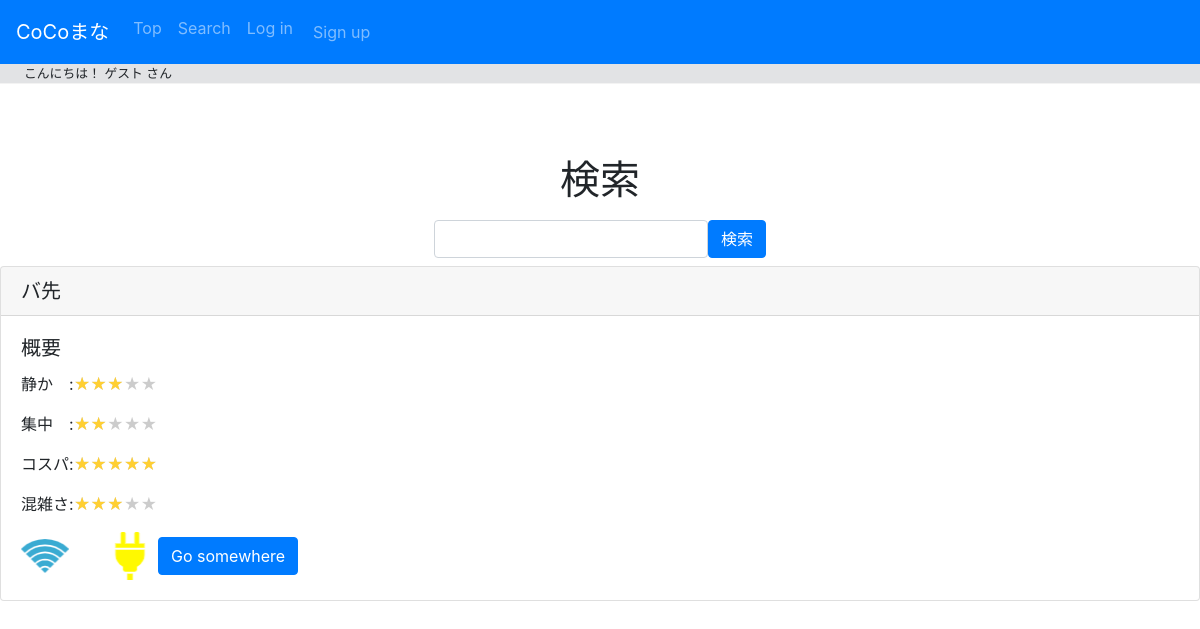
The app's page /search/, older data.
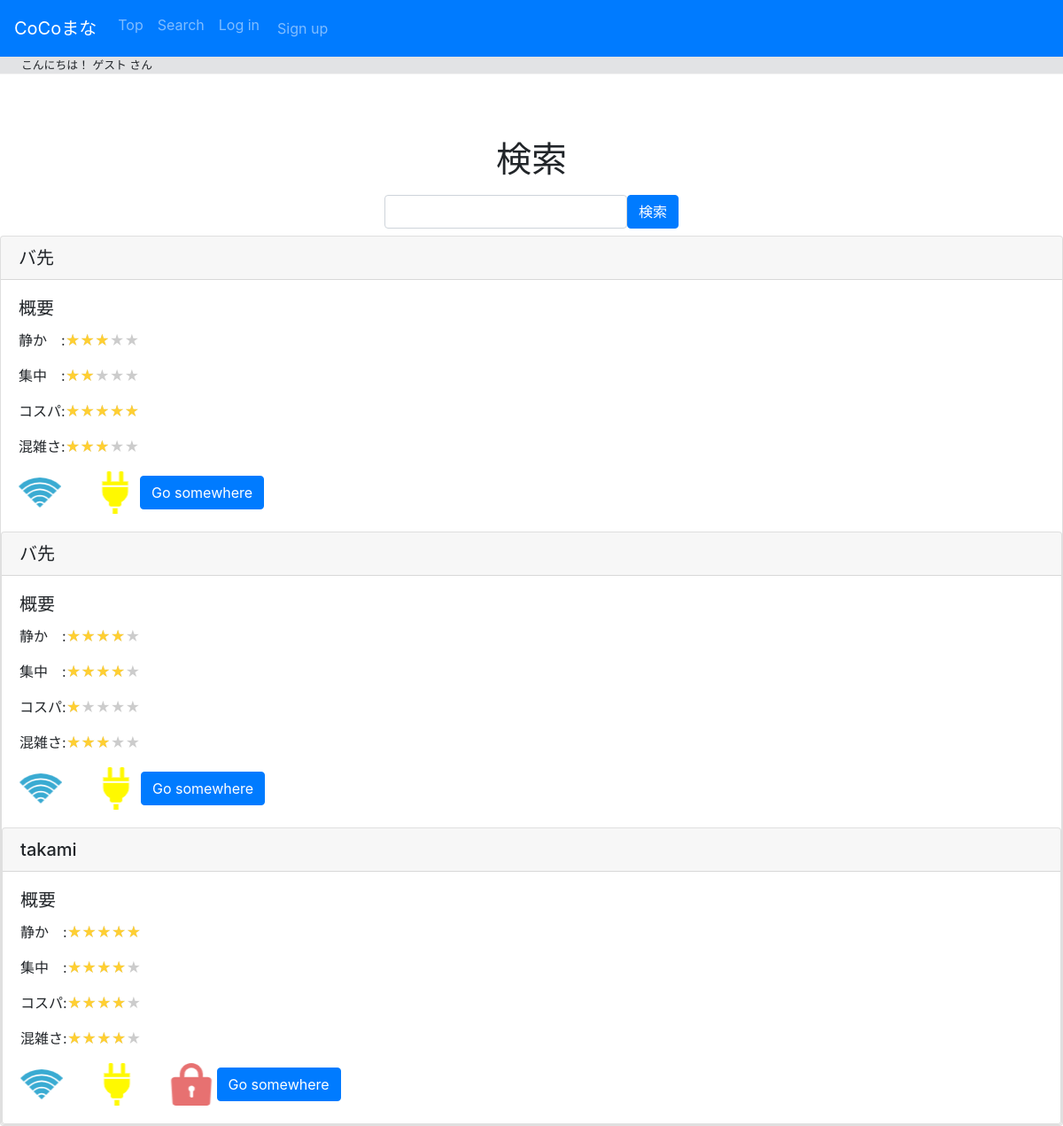
The same page, newer data.
### users/models.py (models this page shows)
class Places(models.Model): #ok
    place_id = models.IntegerField(primary_key=True)
    place_name = models.TextField(max_length=50)
    open_time = models.TimeField(null=True, blank=True)
    close_time = models.TimeField(null=True, blank=True)
    prefecture = models.TextField(max_length=5) #都道府県
    municipal = models.TextField(max_length=50) #市区町村
    place_address = models.TextField(max_length=50) #残り
    wifi = models.BooleanField()
    charge = models.BooleanField()
    personal_space = models.BooleanField()
    place_cost = models.PositiveIntegerField(null=True, blank=True)
    place_category = models.IntegerField(validators=[MinValueValidator(1), MaxValueValidator(5)]) #1:cafe, 2:コワーキングスペース, 3:food(マックとか), 4:図書館, 5:その他

class Evals(models.Model):#ok
    evals_id = models.IntegerField(primary_key=True)
    place_id = models.ForeignKey(Places, on_delete=models.CASCADE) #外部キー
    user_id = models.ForeignKey(User, on_delete=models.CASCADE) #外部キー
    concentrations = models.IntegerField(validators=[MinValueValidator(1), MaxValueValidator(5)]) #最大値５
    silence = models.IntegerField(validators=[MinValueValidator(1), MaxValueValidator(5)])
    cost_pafo = models.IntegerField(validators=[MinValueValidator(1), MaxValueValidator(5)])
    conges = models.IntegerField(validators=[MinValueValidator(1), MaxValueValidator(5)])

### search/views.py (the view)
# urls.py: path("", views.index, name="index"),
def index(request):
     queries = request.GET.get('q')
     evals = Evals.objects.all()
     print(evals)
     if queries:
         if " " in queries or "　" in queries:
             queries = queries.split()
             for query in queries:
                places = Places.objects.all().order_by()
                places.append = places.filter(
                    Q(place_name__icontains=query)|
                    Q(wifi__icontains=query)|
                    Q(personal_space__icontains=query)|
                    Q(prefecture__icontains=query)|
                    Q(municipal__icontains=query)|
                    Q(place_address__icontains=query)
                    ).distinct()
         else:
             query = queries
             print(query)
             places = Places.objects.all().order_by()
             places = places.filter(
                 Q(place_name__icontains=query)|
                 Q(wifi__icontains=query)|
                 Q(personal_space__icontains=query)|
                 Q(prefecture__icontains=query)|
                 Q(municipal__icontains=query)|
                 Q(place_address__icontains=query)
                 ).distinct()
             print(places)
     else:
         query = queries
         places = Places.objects.all().order_by()
     place_id = Places.objects.values('place_id')
     print(Places.objects.values('place_id'))
     return render(request, "search/index.html", {
         'places': places, 'query': query,
         'evals': evals
     })

### search/templates/search/index.html (shortened to what this page needs)
{% extends 'layout_users.html' %}
{% load static %}
{% block  content %}
<link rel="stylesheet" href="{% static 'search/styles.css' %}">
<h1 class="mt-5 pt-4 text-center">検索</h1>
<div class="d-flex justify-content-center">
  <form class="form-inline my-2" method="GET" action="{% url 'search:index' %}">
   <input type="text" class="form-control" name="q" value="{{request.GET.q}}">
   <button type="submit" value="q" class="btn btn-primary">検索</button>
  </form>
  </div>
{% for place in places %}
{% for eval in evals %}
{% if place == eval.place_id %}
<div class="card">
    <h5 class="card-header">{{ place.place_name }}</h5>
    <div class="card-body">
      <h5 class="card-title">概要</h5>
      <div>
        <p>静か　:<span class="star5_rating" data-rate="{{ eval.concentrations }}"></span></p>
        <p>集中　:<span class="star5_rating" data-rate="{{ eval.silence }}"></span></p>
        <p>コスパ:<span class="star5_rating" data-rate="{{ eval.cost_pafo }}"></span></p>
        <p>混雑さ:<span class="star5_rating" data-rate="{{ eval.conges }}"></span></p>
      </div>
      {% if place.wifi %}
            <img src="{% static 'search/wifi.png' %}">
        {% endif %}
        {% if place.charge %}
        　　<img src="{% static 'search/plug.png' %}">
        {% endif %}
        {% if place.personal_space %}
        　　<img src="{% static 'search/key.png' %}">
        {% endif %}
      <a href="{% url 'space:index' placeid=place.place_id %}" class="btn btn-primary">Go somewhere</a>
    </div>
  {% endif %}
  {% endfor %}
  {% endfor %}
</div>
{% endblock %}

### users/templates/layout_users.html (shortened to what this page needs)
<!DOCTYPE html>
<html lang="ja">
  <head>
    <link rel="stylesheet" href="https://stackpath.bootstrapcdn.com/bootstrap/4.1.3/css/bootstrap.min.css"
>
  </head>
  <body>
    <nav class="navbar navbar-expand-md navbar-dark bg-primary">
      <a class="navbar-brand" href="{% url 'map:home' %}">CoCoまな</a>
      <div class="collapse navbar-collapse" id="navbarSupportedContent">
        <ul class="navbar-nav mr-auto">
          <li class="nav-item">
            <a class="nav-link" href="{% url 'map:home' %}">Top</a>
          </li>
          <li class="nav-item">
            <a class="nav-link" href="{% url 'search:index' %}">Search</a>
          </li>
          {% if not user.is_authenticated %}
            <li class="nav-item">
              <a class="nav-link" href="{% url 'users:login' %}">Log in</a>
            </li>
            <li class="nav-item m-1">
              <a class="nav-link" href="{% url 'users:signup' %}">Sign up</a>
            </li>
          {% endif %}
        </ul>
      </div>
    </nav>
    <div class="pl-4 small" style="background-color: #e2e3e5 ; border-bottom: solid 1px #f3f3f3;">
      {% if not user.is_authenticated %}
        こんにちは！ ゲスト さん
      {% else %}
        こんにちは！ {{ user.username }} さん
      {% endif %}
    </div>
    {% block content %}{% endblock %}
  </body>
</html>

### search/static/search/styles.css (style rules this page uses)
.star5_rating { position: relative; z-index: 0; display: inline-block; white-space: nowrap; color: #CCCCCC; }
.star5_rating:before, .star5_rating:after { content: '★★★★★'; }
.star5_rating:after { position: absolute; z-index: 1; top: 0; left: 0; overflow: hidden; white-space: nowrap; color: #ffcf32; }
.star5_rating[data-rate="5"]:after { width: 100%; }
.star5_rating[data-rate="4"]:after { width: 80%; }
.star5_rating[data-rate="3"]:after { width: 60%; }
.star5_rating[data-rate="2"]:after { width: 40%; }
.star5_rating[data-rate="1"]:after { width: 20%; }

Row changes from the older to the newer data that the page shows:
added Evals: {{ place.place_name }} "バ先", concentrations 4 (drawn), silence 4 (drawn), cost_pafo 1 (drawn), conges 3 (drawn), shown under Places "バ先"
added Places: place_name "takami"
added Evals: concentrations 5 (drawn), silence 4 (drawn), cost_pafo 4 (drawn), conges 4 (drawn)
